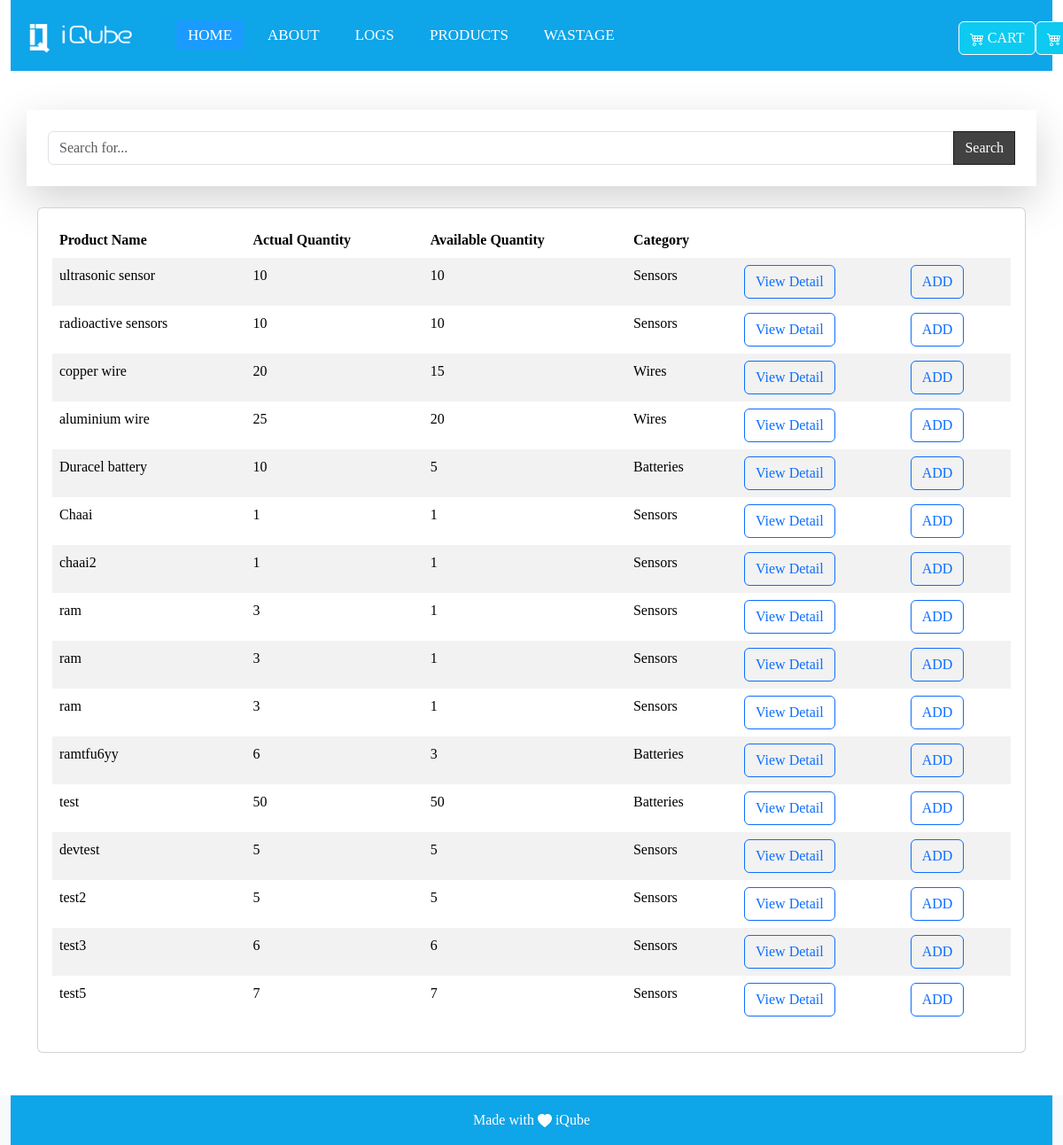
The app's page /, older data.
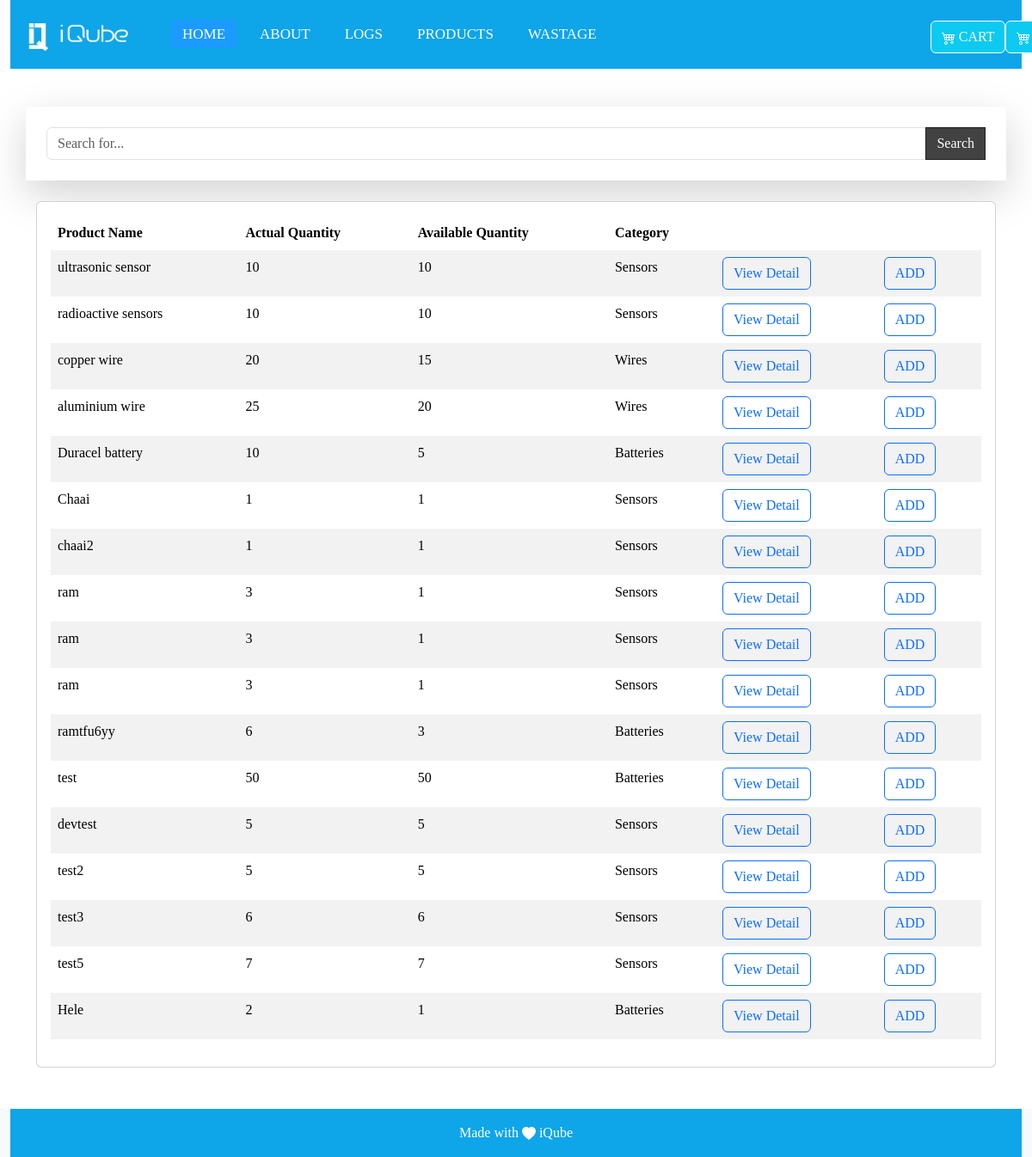
The same page, newer data.
### invention/models.py (models this page shows, shortened)
class Product(models.Model):
    name=models.CharField(max_length=255)
    decription=models.CharField(max_length=100)
    actual_count=models.PositiveIntegerField()
    available_count=models.PositiveIntegerField()
    category= models.ForeignKey('Category', on_delete=models.CASCADE)
    created_at = models.DateTimeField(auto_now=True)
    image = models.ImageField(upload_to='images')

class Category(models.Model):
    name=models.CharField(max_length=25)
    created_by = models.ForeignKey(User, on_delete=models.CASCADE)
    created_at=models.DateTimeField(auto_now=True)
    class Meta:
        verbose_name_plural = 'Categories'
    def __str__(self):
        return self.name

### invention/views.py (the view)
# urls.py: path('', views.home ,name="Home"),
def home(request):
    products = Product.objects.all()
    query = request.GET.get('query', '')
    if query:
       products = products.filter(name__icontains = query)
    return render(request, 'home.html', {'products': products,})

### invention/templates/home.html (shortened to what this page needs)
{% extends "base.html"%}
{% block base %}
 <div class="container  p-4 shadow-lg  " id=
 "search">
  <form action="{% url 'Home' %}" method="get">
<div class="input-group">
	<input type="text" name="query" value="{{query}}" class="form-control" placeholder="Search for...">
      <span class="input-group-btn">
        <button class="btn btn-search" type="button"> Search</button>
      </span>
</div>
</form>
</div>
<br>
<div class="container mb-5">
<div class="card">
                <div class="card-body">
                  <div class="table-responsive">
                    <table class="table table-striped table-borderless">
                      <thead>
                        <tr>
                          <th>Product Name</th>
                          <th>Actual Quantity</th>
                          <th>Available Quantity</th>
                          <th>Category</th>
                        </tr>
                      </thead>
                      <tbody>
                        {% for product in products %}
                        <tr>
                          <td>{{product.name}}</td>
                          <td>{{ product.actual_count}}</td>
                          <td>{{ product.available_count}}</td>
                          <td>{{ product.category }}</td>
                          <td><a href="{% url 'Product_description' product.id %}" class="text-decoration-none text-black"><button class="btn btn-outline-primary">View Detail</button> </a></td>
                          <td><button class="btn btn-outline-primary">ADD</button></td>
                        </tr>
                        {% endfor %}
                      </tbody>
                    </table>
                  </div>
                </div>
              </div>
            </div>
{% endblock %}

### invention/templates/base.html (shortened to what this page needs)
<!DOCTYPE html>
{% load static %}
<html lang="en">
  <head>
        <link href="https://cdn.jsdelivr.net/npm/bootstrap@5.3.2/dist/css/bootstrap.min.css" rel="stylesheet">
  </head>
  <body>
  <div class="container-fluid fixed-top">
<nav class="nav ">
      <img src="{% static 'images/logo-white.png' %}" alt="images/logo-white.png" height="36" width="150" class="mt-4">
      <div>
          <ul >
            <li><a class="active text-decoration-none" href="/">Home</a></li>
            <li><a href="{% url 'About' %}" class="text-decoration-none">About</a></li>
            <li><a href="{% url 'logs' %}" class="text-decoration-none">Logs</a></li>
            <li><a href="#" class="text-decoration-none">Products</a></li>
            <li><a href="{% url 'Add_wastage' %}" class="text-decoration-none">Wastage</a></li>
          </ul>
      </div>
        <div class="mt-4 cart"id="buttonsetup">
          <a class="btn btn-info text-white border-white" href="{% url 'cart' %}">
            CART
          </a>
        </div>
        {% if user.is_authenticated %}
        <div class="mt-4 cart"id="buttonsetup">
          <a class="btn btn-info text-white border-white" href="{% url 'logout' %}">
            <svg xmlns="http://www.w3.org/2000/svg" width="16" height="16" fill="currentColor" class="bi bi-cart4" viewBox="0 0 16 16">
              <path d="M0 2.5A.5.5 0 0 1 .5 2H2a.5.5 0 0 1 .485.379L2.89 4H14.5a.5.5 0 0 1 .485.621l-1.5 6A.5.5 0 0 1 13 11H4a.5.5 0 0 1-.485-.379L1.61 3H.5a.5.5 0 0 1-.5-.5zM3.14 5l.5 2H5V5H3.14zM6 5v2h2V5H6zm3 0v2h2V5H9zm3 0v2h1.36l.5-2H12zm1.11 3H12v2h.61l.5-2zM11 8H9v2h2V8zM8 8H6v2h2V8zM5 8H3.89l.5 2H5V8zm0 5a1 1 0 1 0 0 2 1 1 0 0 0 0-2zm-2 1a2 2 0 1 1 4 0 2 2 0 0 1-4 0zm9-1a1 1 0 1 0 0 2 1 1 0 0 0 0-2zm-2 1a2 2 0 1 1 4 0 2 2 0 0 1-40z"/>
            </svg>
            LOGOUT
          </a>
        </div>
        {% else %}
        <div class="mt-4 cart"id="buttonsetup">
          <a class="btn btn-info text-white border-white" href="{% url "social:begin" 'azuread-tenant-oauth2' %}">
          </a>
        </div>
        {% endif %}
    </nav>
    </div>
<br>
{% block base %}
{% endblock %}
<footer class="bg-light text-center text-lg-start mt-auto container-fluid">
  <div class="text-center p-3 mt-auto" style="background-color: #0ea5e9;color:white;">
    <div class="text-white " href="https://mdbootstrap.com/">Made with
    <svg xmlns="http://www.w3.org/2000/svg" width="16" height="16" fill="currentColor" class="bi bi-heart-fill" viewBox="0 0 16 16">
  <path fill-rule="evenodd" d="M8 1.314C12.438-3.248 23.534 4.735 8 15-7.534 4.736 3.562-3.248 8 1.314z"/>
</svg>
    iQube</div>
  </div>
</footer>
  </body>
</html>
{% load sweetify %}

### invention/templates/home.html (style rules this page uses)
#search { margin-top:100px; }

Row changes from the older to the newer data that the page shows:
added Product: name "Hele", actual_count "2", available_count "1", category "Batteries"
